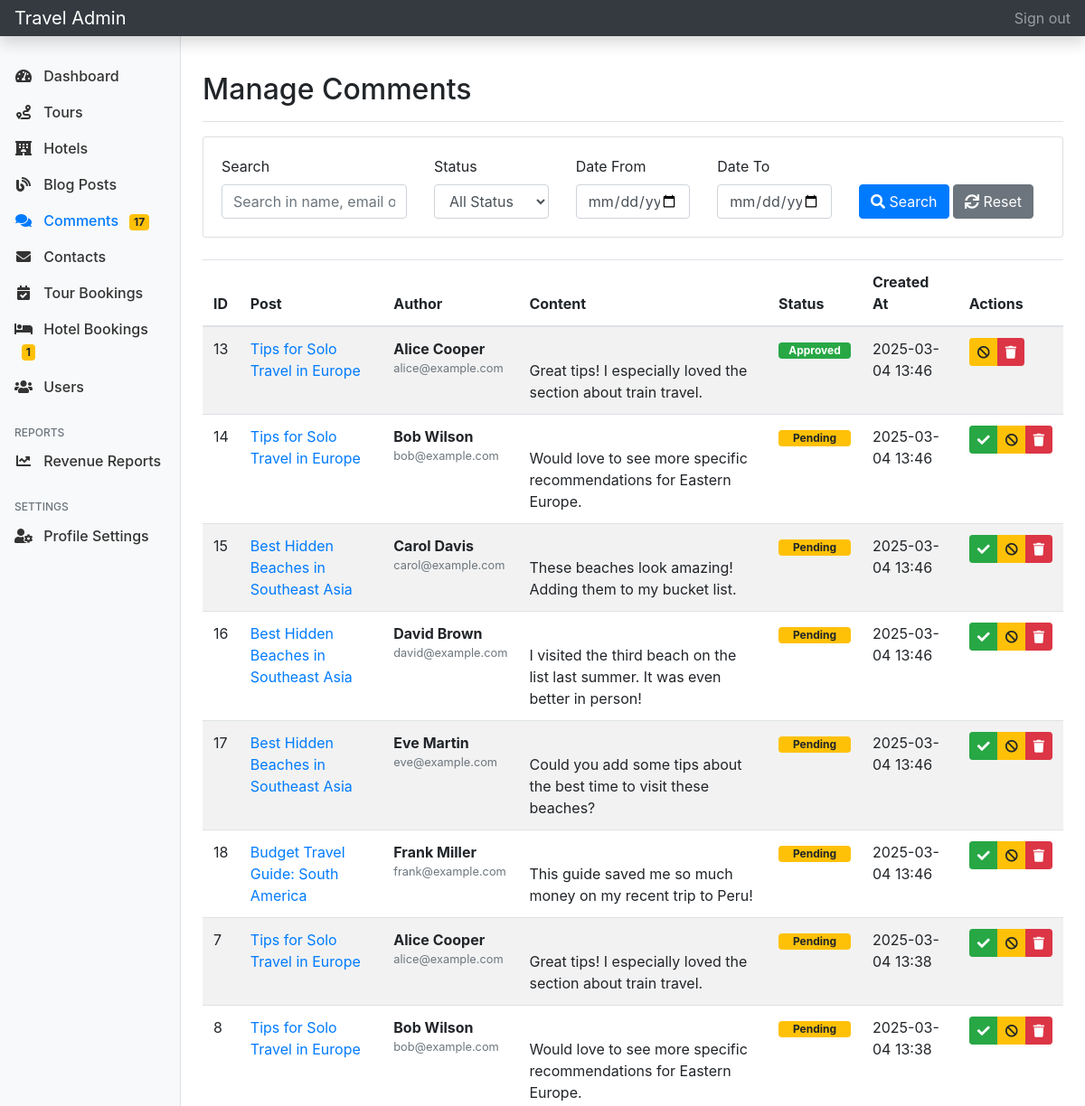
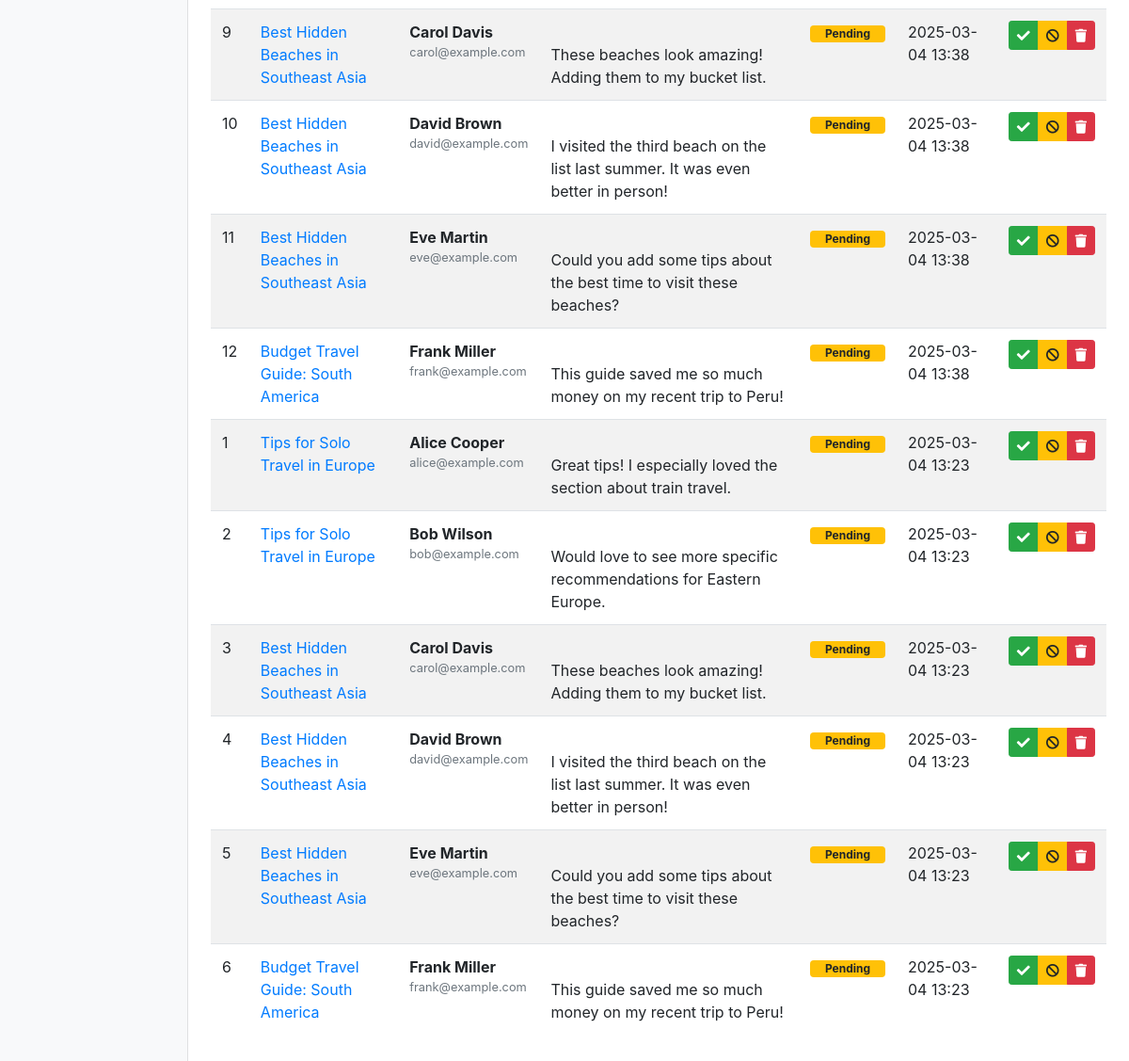
Screenshot of /admin/comments.php (signed in) with the database file from the repository (2 pictures, top to bottom).
### tables this page shows
CREATE TABLE `comments` (
  `id` int(11) NOT NULL,
  `post_id` int(11) NOT NULL,
  `name` varchar(100) NOT NULL,
  `email` varchar(255) NOT NULL,
  `content` text NOT NULL,
  `status` enum('pending','approved','spam') NOT NULL DEFAULT 'pending',
  `created_at` timestamp NOT NULL DEFAULT current_timestamp()
);

CREATE TABLE `blog_posts` (
  `id` int(11) NOT NULL,
  `title` varchar(255) NOT NULL,
  `content` text NOT NULL,
  `image` varchar(255) NOT NULL,
  `author` varchar(100) NOT NULL,
  `category` varchar(50) NOT NULL,
  `tags` varchar(255) DEFAULT NULL,
  `comments_count` int(11) DEFAULT 0,
  `created_at` timestamp NOT NULL DEFAULT current_timestamp(),
  `updated_at` timestamp NOT NULL DEFAULT current_timestamp() ON UPDATE current_timestamp()
);

### admin/comments.php (the view, shortened to what this page needs)
<?php
require_once 'auth.php';
$post_id = isset($_GET['post_id']) ? intval($_GET['post_id']) : null;
$search = isset($_GET['search']) ? trim($_GET['search']) : '';
$date_from = isset($_GET['date_from']) ? trim($_GET['date_from']) : '';
$date_to = isset($_GET['date_to']) ? trim($_GET['date_to']) : '';
$query = "SELECT c.*, p.title as post_title
          FROM comments c
          LEFT JOIN blog_posts p ON c.post_id = p.id
          WHERE 1=1";
$params = [];
$query .= " ORDER BY c.created_at DESC";
$stmt = $pdo->prepare($query);
$stmt->execute($params);
$comments = $stmt->fetchAll();
?>
<!DOCTYPE html>
<html lang="en">
<head>
    <link href="https://stackpath.bootstrapcdn.com/bootstrap/4.5.2/css/bootstrap.min.css" rel="stylesheet">
    <link href="https://cdnjs.cloudflare.com/ajax/libs/font-awesome/5.15.1/css/all.min.css" rel="stylesheet">
</head>
<body>
    <?php include 'includes/admin_header.php'; ?>
    <div class="container-fluid">
        <div class="row">
            <?php include 'includes/admin_sidebar.php'; ?>
            <main role="main" class="col-md-9 ml-sm-auto col-lg-10 px-md-4 py-4">
                <div class="d-flex justify-content-between flex-wrap flex-md-nowrap align-items-center pt-3 pb-2 mb-3 border-bottom">
                    <h1 class="h2">
                        Manage Comments
                    </h1>
                </div>
                <div class="card mb-4">
                    <div class="card-body">
                        <form method="get" class="row align-items-end">
                            <div class="col-md-3">
                                <label>Search</label>
                                <input type="text" name="search" class="form-control"
                                    value="<?php echo htmlspecialchars($search); ?>"
                                    placeholder="Search in name, email or content...">
                            </div>
                            <div class="col-md-2">
                                <label>Status</label>
                                <select name="status" class="form-control">
                                    <option value="">All Status</option>
                                </select>
                            </div>
                            <div class="col-md-2">
                                <label>Date From</label>
                                <input type="date" name="date_from" class="form-control"
                                    value="<?php echo $date_from; ?>">
                            </div>
                            <div class="col-md-2">
                                <label>Date To</label>
                                <input type="date" name="date_to" class="form-control"
                                    value="<?php echo $date_to; ?>">
                            </div>
                            <div class="col-md-3">
                                <button type="submit" class="btn btn-primary">
                                    <i class="fas fa-search"></i> Search
                                </button>
                                <a href="<?php echo $post_id ? "comments.php?post_id=$post_id" : 'comments.php'; ?>"
                                    class="btn btn-secondary">
                                    <i class="fas fa-sync"></i> Reset
                                </a>
                            </div>
                        </form>
                    </div>
                </div>
                <div class="table-responsive">
                    <table class="table table-striped">
                        <thead>
                            <tr>
                                <th>ID</th>
                                <?php if (!$post_id): ?>
                                    <th>Post</th>
                                <?php endif; ?>
                                <th>Author</th>
                                <th>Content</th>
                                <th>Status</th>
                                <th>Created At</th>
                                <th>Actions</th>
                            </tr>
                        </thead>
                        <tbody>
                            <?php foreach ($comments as $comment): ?>
                                <tr>
                                    <td><?php echo $comment['id']; ?></td>
                                    <?php if (!$post_id): ?>
                                        <td>
                                            <a href="comments.php?post_id=<?php echo $comment['post_id']; ?>">
                                                <?php echo htmlspecialchars($comment['post_title']); ?>
                                            </a>
                                        </td>
                                    <?php endif; ?>
                                    <td>
                                        <strong><?php echo htmlspecialchars($comment['name']); ?></strong>
                                        <small class="d-block text-muted">
                                            <?php echo htmlspecialchars($comment['email']); ?>
                                        </small>
                                    </td>
                                    <td class="comment-content">
                                        <?php echo htmlspecialchars($comment['content']); ?>
                                    </td>
                                    <td>
                                        <?php
                                        $status_class = [
                                            'pending' => 'warning',
                                            'approved' => 'success',
                                            'spam' => 'danger'
                                        ][$comment['status']] ?? 'secondary';
                                        ?>
                                        <span class="badge badge-<?php echo $status_class; ?> status-badge">
                                            <?php echo ucfirst($comment['status']); ?>
                                        </span>
                                    </td>
                                    <td><?php echo date('Y-m-d H:i', strtotime($comment['created_at'])); ?></td>
                                    <td>
                                        <div class="btn-group">
                                            <?php if ($comment['status'] !== 'approved'): ?>
                                                <a href="comments.php?action=update_status&id=<?php echo $comment['id']; ?>&status=approved<?php echo $post_id ? "&post_id=$post_id" : ''; ?>"
                                                    class="btn btn-sm btn-success" title="Approve">
                                                    <i class="fas fa-check"></i>
                                                </a>
                                            <?php endif; ?>
                                            <?php if ($comment['status'] !== 'spam'): ?>
                                                <a href="comments.php?action=update_status&id=<?php echo $comment['id']; ?>&status=spam<?php echo $post_id ? "&post_id=$post_id" : ''; ?>"
                                                    class="btn btn-sm btn-warning" title="Mark as Spam">
                                                    <i class="fas fa-ban"></i>
                                                </a>
                                            <?php endif; ?>
                                            <a href="comments.php?action=delete&id=<?php echo $comment['id']; ?><?php echo $post_id ? "&post_id=$post_id" : ''; ?>"
                                                class="btn btn-sm btn-danger"
                                                onclick="return confirm('Are you sure you want to delete this comment?');"
                                                title="Delete">
                                                <i class="fas fa-trash"></i>
                                            </a>
                                        </div>
                                    </td>
                                </tr>
                            <?php endforeach; ?>
                        </tbody>
                    </table>
                </div>
            </main>
        </div>
    </div>
</body>
</html>

### admin/comments.php (style rules this page uses)
.comment-content { white-space: pre-line; }
.status-badge { min-width: 80px; }

### admin/includes/admin_sidebar.php (style rules this page uses)
.badge { font-size: 0.75rem; }

### rows the page displays
comments: id "13", post.title "Tips for Solo Travel in Europe", name "Alice Cooper", email "alice@example.com", content "Great tips! I especially loved the section about train travel.", status "Approved", created_at "2025-03-04 13:46"
comments: id "14", post.title "Tips for Solo Travel in Europe", name "Bob Wilson", email "bob@example.com", content "Would love to see more specific recommendations for Eastern Europe.", status "Pending", created_at "2025-03-04 13:46"
comments: id "15", post.title "Best Hidden Beaches in Southeast Asia", name "Carol Davis", email "carol@example.com", content "These beaches look amazing! Adding them to my bucket list.", status "Pending", created_at "2025-03-04 13:46"
comments: id "16", post.title "Best Hidden Beaches in Southeast Asia", name "David Brown", email "david@example.com", content "I visited the third beach on the list last summer. It was even better in person!", status "Pending", created_at "2025-03-04 13:46"
comments: id "17", post.title "Best Hidden Beaches in Southeast Asia", name "Eve Martin", email "eve@example.com", content "Could you add some tips about the best time to visit these beaches?", status "Pending", created_at "2025-03-04 13:46"
comments: id "18", post.title "Budget Travel Guide: South America", name "Frank Miller", email "frank@example.com", content "This guide saved me so much money on my recent trip to Peru!", status "Pending", created_at "2025-03-04 13:46"
comments: id "7", post.title "Tips for Solo Travel in Europe", name "Alice Cooper", email "alice@example.com", content "Great tips! I especially loved the section about train travel.", status "Pending", created_at "2025-03-04 13:38"
comments: id "8", post.title "Tips for Solo Travel in Europe", name "Bob Wilson", email "bob@example.com", content "Would love to see more specific recommendations for Eastern Europe.", status "Pending", created_at "2025-03-04 13:38"
comments: id "9", post.title "Best Hidden Beaches in Southeast Asia", name "Carol Davis", email "carol@example.com", content "These beaches look amazing! Adding them to my bucket list.", status "Pending", created_at "2025-03-04 13:38"
comments: id "10", post.title "Best Hidden Beaches in Southeast Asia", name "David Brown", email "david@example.com", content "I visited the third beach on the list last summer. It was even better in person!", status "Pending", created_at "2025-03-04 13:38"
comments: id "11", post.title "Best Hidden Beaches in Southeast Asia", name "Eve Martin", email "eve@example.com", content "Could you add some tips about the best time to visit these beaches?", status "Pending", created_at "2025-03-04 13:38"
comments: id "12", post.title "Budget Travel Guide: South America", name "Frank Miller", email "frank@example.com", content "This guide saved me so much money on my recent trip to Peru!", status "Pending", created_at "2025-03-04 13:38"
comments: id "1", post.title "Tips for Solo Travel in Europe", name "Alice Cooper", email "alice@example.com", content "Great tips! I especially loved the section about train travel.", status "Pending", created_at "2025-03-04 13:23"
comments: id "2", post.title "Tips for Solo Travel in Europe", name "Bob Wilson", email "bob@example.com", content "Would love to see more specific recommendations for Eastern Europe.", status "Pending", created_at "2025-03-04 13:23"
comments: id "3", post.title "Best Hidden Beaches in Southeast Asia", name "Carol Davis", email "carol@example.com", content "These beaches look amazing! Adding them to my bucket list.", status "Pending", created_at "2025-03-04 13:23"
comments: id "4", post.title "Best Hidden Beaches in Southeast Asia", name "David Brown", email "david@example.com", content "I visited the third beach on the list last summer. It was even better in person!", status "Pending", created_at "2025-03-04 13:23"
comments: id "5", post.title "Best Hidden Beaches in Southeast Asia", name "Eve Martin", email "eve@example.com", content "Could you add some tips about the best time to visit these beaches?", status "Pending", created_at "2025-03-04 13:23"
comments: id "6", post.title "Budget Travel Guide: South America", name "Frank Miller", email "frank@example.com", content "This guide saved me so much money on my recent trip to Peru!", status "Pending", created_at "2025-03-04 13:23"

### other values shown
$pending_count "17"
$pending_hotel_bookings "1"
